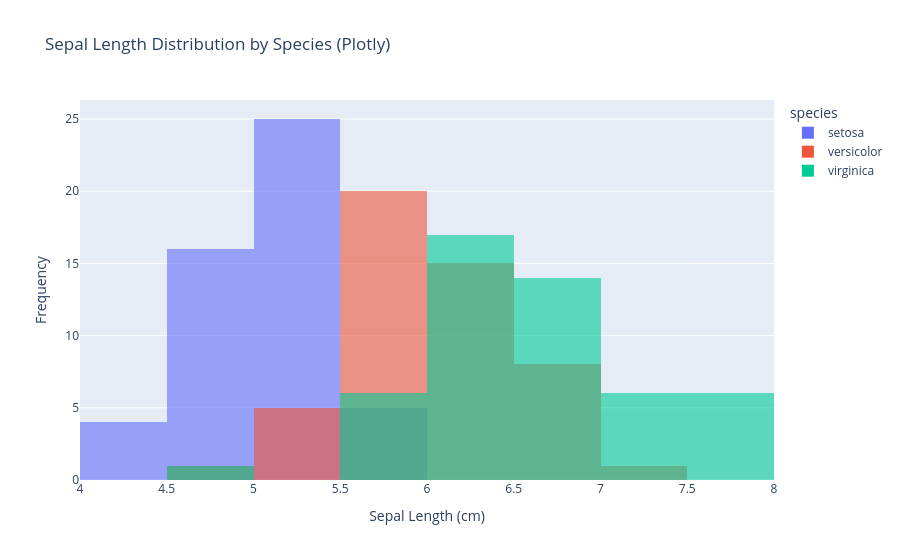

Here is the notebook cell this chart was saved with:
### Code cell
# Interactive overlapping histograms (Plotly)
fig = px.histogram(iris, x='sepal_length', color='species',
                   nbins=15, barmode='overlay', opacity=0.6,
                   title='Sepal Length Distribution by Species (Plotly)',
                   labels={'sepal_length': 'Sepal Length (cm)'})

fig.update_layout(xaxis_title='Sepal Length (cm)',
                  yaxis_title='Frequency')

fig.show()

### Figure 1 — Plotly figure (JSON) as saved in the notebook; plotly's stock layout.template omitted (floating-point values rounded to 4 significant figures)
{"data": [{"bingroup": "x", "hovertemplate": "species=setosa<br>Sepal Length (cm)=%{x}<br>count=%{y}<extra></extra>", "legendgroup": "setosa", "marker": {"color": "#636efa", "opacity": 0.6, "pattern": {"shape": ""}}, "name": "setosa", "nbinsx": 15, "orientation": "v", "showlegend": true, "type": "histogram", "x": [5.1, 4.9, 4.7, 4.6, 5.0, 5.4, 4.6, 5.0, 4.4, 4.9, 5.4, 4.8, 4.8, 4.3, 5.8, 5.7, 5.4, 5.1, 5.7, 5.1, 5.4, 5.1, 4.6, 5.1, 4.8, 5.0, 5.0, 5.2, 5.2, 4.7, 4.8, 5.4, 5.2, 5.5, 4.9, 5.0, 5.5, 4.9, 4.4, 5.1, 5.0, 4.5, 4.4, 5.0, 5.1, 4.8, 5.1, 4.6, 5.3, 5.0], "xaxis": "x", "yaxis": "y"}, {"bingroup": "x", "hovertemplate": "species=versicolor<br>Sepal Length (cm)=%{x}<br>count=%{y}<extra></extra>", "legendgroup": "versicolor", "marker": {"color": "#EF553B", "opacity": 0.6, "pattern": {"shape": ""}}, "name": "versicolor", "nbinsx": 15, "orientation": "v", "showlegend": true, "type": "histogram", "x": [7.0, 6.4, 6.9, 5.5, 6.5, 5.7, 6.3, 4.9, 6.6, 5.2, 5.0, 5.9, 6.0, 6.1, 5.6, 6.7, 5.6, 5.8, 6.2, 5.6, 5.9, 6.1, 6.3, 6.1, 6.4, 6.6, 6.8, 6.7, 6.0, 5.7, 5.5, 5.5, 5.8, 6.0, 5.4, 6.0, 6.7, 6.3, 5.6, 5.5, 5.5, 6.1, 5.8, 5.0, 5.6, 5.7, 5.7, 6.2, 5.1, 5.7], "xaxis": "x", "yaxis": "y"}, {"bingroup": "x", "hovertemplate": "species=virginica<br>Sepal Length (cm)=%{x}<br>count=%{y}<extra></extra>", "legendgroup": "virginica", "marker": {"color": "#00cc96", "opacity": 0.6, "pattern": {"shape": ""}}, "name": "virginica", "nbinsx": 15, "orientation": "v", "showlegend": true, "type": "histogram", "x": [6.3, 5.8, 7.1, 6.3, 6.5, 7.6, 4.9, 7.3, 6.7, 7.2, 6.5, 6.4, 6.8, 5.7, 5.8, 6.4, 6.5, 7.7, 7.7, 6.0, 6.9, 5.6, 7.7, 6.3, 6.7, 7.2, 6.2, 6.1, 6.4, 7.2, 7.4, 7.9, 6.4, 6.3, 6.1, 7.7, 6.3, 6.4, 6.0, 6.9, 6.7, 6.9, 5.8, 6.8, 6.7, 6.7, 6.3, 6.5, 6.2, 5.9], "xaxis": "x", "yaxis": "y"}], "layout": {"barmode": "overlay", "legend": {"title": {"text": "species"}, "tracegroupgap": 0}, "title": {"text": "Sepal Length Distribution by Species (Plotly)"}, "xaxis": {"anchor": "y", "domain": [0, 1], "title": {"text": "Sepal Length (cm)"}}, "yaxis": {"anchor": "x", "domain": [0, 1], "title": {"text": "Frequency"}}}}
